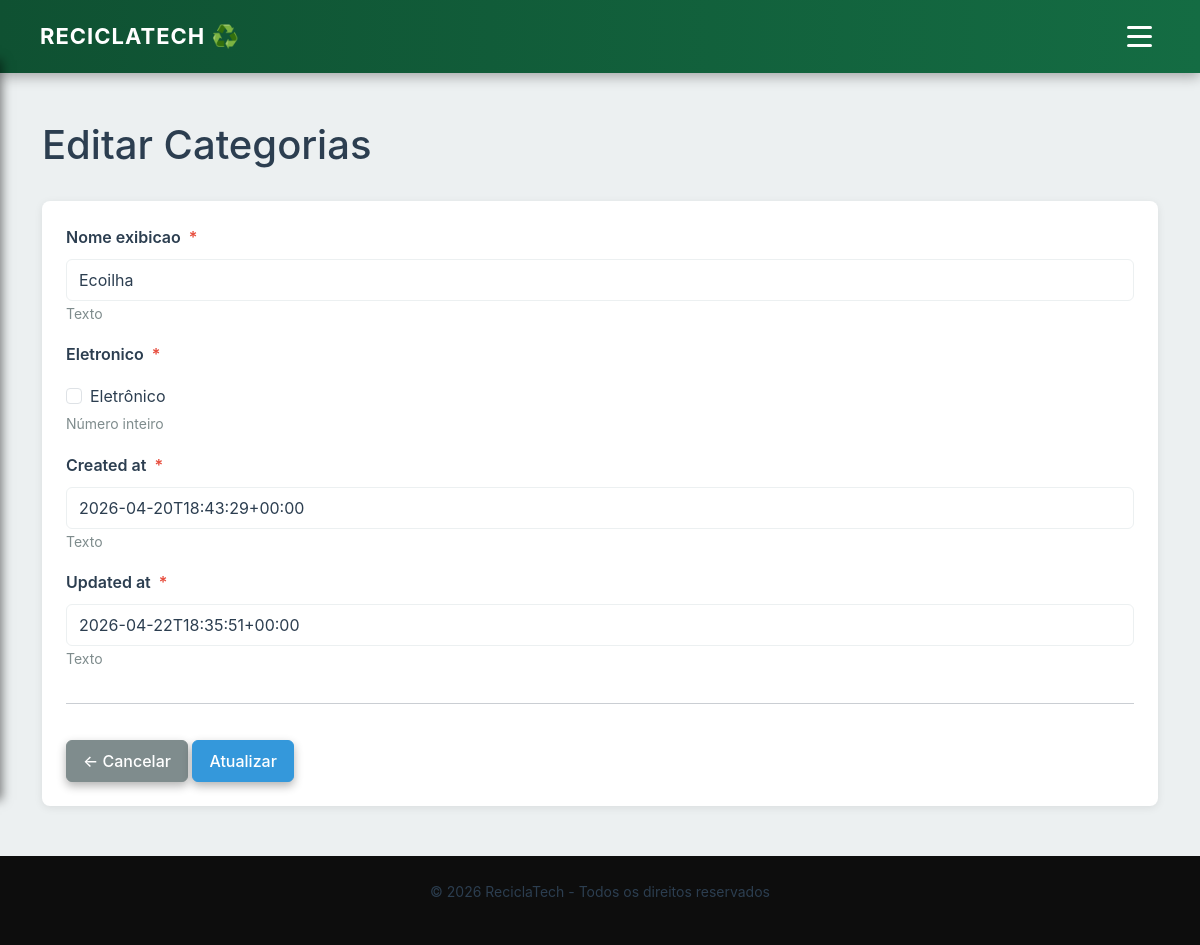
/admin/table/categorias/edit/24 (signed in), run on an earlier commit of the app's database.
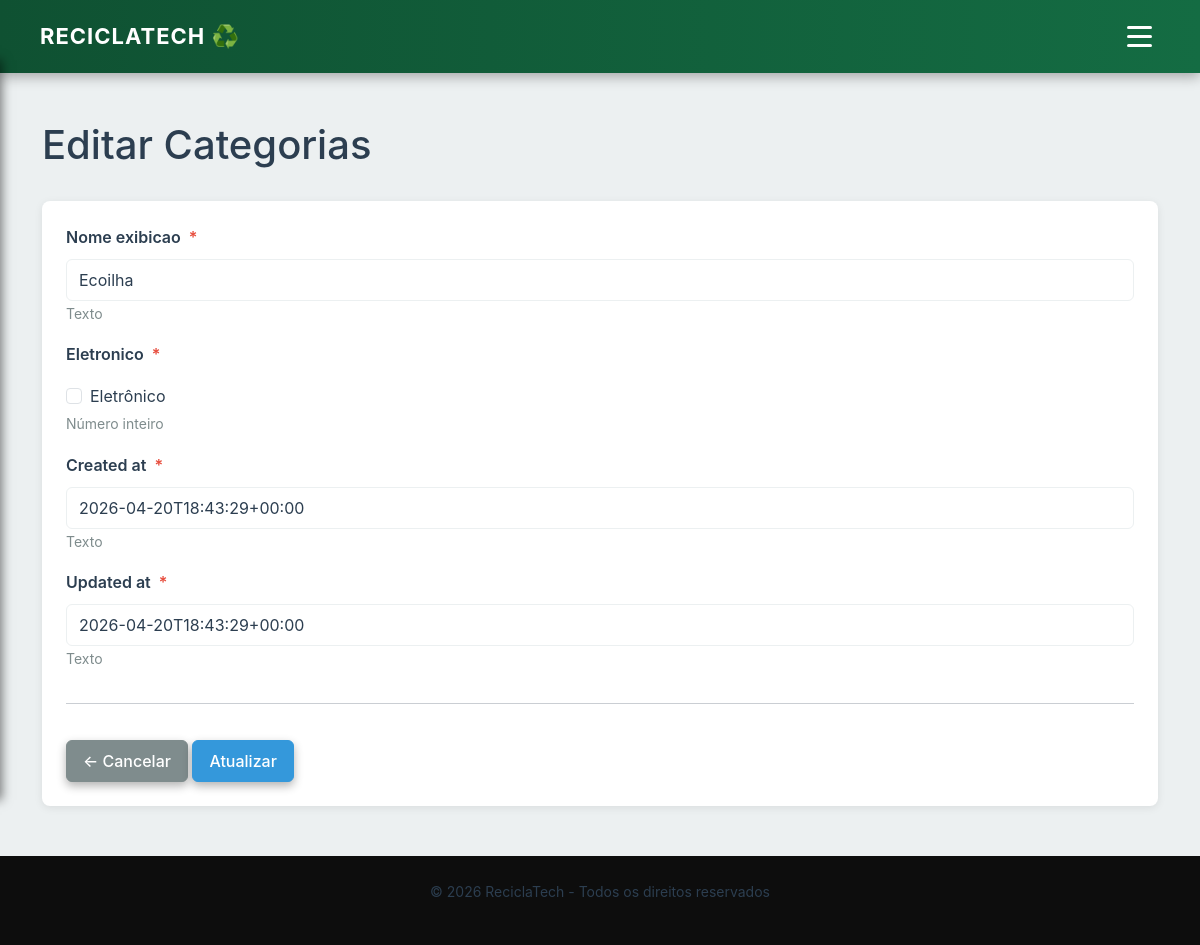
And on a later commit of the database.
### tables this page shows
CREATE TABLE categorias (
                    id INTEGER PRIMARY KEY,
                    nome_exibicao TEXT NOT NULL DEFAULT '',
                    eletronico INTEGER NOT NULL DEFAULT 0,
                    created_at TEXT NOT NULL,
                    updated_at TEXT NOT NULL
                );

### routes/admin.py (the view, shortened to what this page needs)
@admin_route.route('/table/<table_name>/edit/<int:record_id>', methods=['GET', 'POST'])
@require_admin
def edit_record(table_name, record_id):
    valid_tables = ['utilizadores', 'pontos', 'categorias']
    if table_name not in valid_tables:
        flash("Tabela inválida.", "danger")
        return redirect(url_for('admin.dashboard'))
    conn = conectar_db()
    cursor = conn.cursor()
    cursor.execute(f"PRAGMA table_info({table_name})")
    columns = cursor.fetchall()
    cursor.execute(f"SELECT * FROM {table_name} WHERE id = ?", (record_id,))
    record = cursor.fetchone()
    if not record:
        flash("Registro não encontrado.", "danger")
        conn.close()
        return redirect(url_for('admin.list_table', table_name=table_name))
    conn.close()
    return render_template('admin/table_form.html',
                         table_name=table_name,
                         columns=columns,
                         record=dict(record))

### routes/admin.py (called while the page is built)
def get_db_path():
    config = ServerConfig()
    return config.db_path

def conectar_db():
    conn = sqlite3.connect(get_db_path())
    conn.row_factory = sqlite3.Row
    conn.execute("PRAGMA foreign_keys = ON")
    return conn

def require_admin(f):
    @wraps(f)
    def decorated_function(*args, **kwargs):
        if 'user_id' not in session:
            flash("Você precisa estar autenticado.", "danger")
            return redirect(url_for('autenticar.login'))
        conn = conectar_db()
        cursor = conn.cursor()
        cursor.execute("SELECT tipo FROM utilizadores WHERE id = ?", (session['user_id'],))
        user = cursor.fetchone()
        conn.close()
        if not user or user['tipo'] != 1:
            flash("Acesso negado. Apenas administradores.", "danger")
            return redirect(url_for('home.home'))
        return f(*args, **kwargs)
    return decorated_function

### templates/admin/table_form.html (shortened to what the changed rows need)
{% extends "base.html" %}
{% block extra_css %}
<link rel="stylesheet" href="/css/admin.css">
{% endblock %}
{% block content %}
<div class="container mt-5 mb-5">
    <div class="row mb-4">
        <div class="col-md-12">
            <h1>
                {{ "Editar" if record else "Adicionar" }}
                {{ table_name | title | replace('_', ' ') }}
            </h1>
        </div>
    </div>
    <div class="card">
        <div class="card-body">
            <form method="POST" class="needs-validation">
                <div class="row">
                    {% for col in columns %}
                        {% if col['name'] != 'id' and col['name'] not in ['data_criacao', 'data_registo'] %}
                        <div class="col-md-{% if col['type'] == 'TEXT' and col['name'] not in ['email', 'nome', 'titulo'] %}12{% else %}6{% endif %} mb-3">
                            <label for="{{ col['name'] }}" class="form-label">
                                {{ col['name'] | title | replace('_', ' ') }}
                                {% if col['notnull'] == 1 and col['name'] != 'id' %}
                                    <span class="text-danger">*</span>
                                {% endif %}
                            </label>
                            {% if col['type'] == 'TEXT' %}
                                {% if col['name'] in ['descricao', 'instrucoes_descarte', 'conteudo', 'fonte', 'fonte_geral'] %}
                                <textarea class="form-control" id="{{ col['name'] }}" name="{{ col['name'] }}" rows="4">{% if record %}{{ record[col['name']] or '' }}{% endif %}</textarea>
                                {% elif col['name'] in ['email'] %}
                                <input type="email" class="form-control" id="{{ col['name'] }}" name="{{ col['name'] }}" value="{% if record %}{{ record[col['name']] or '' }}{% endif %}" {% if col['notnull'] == 1 %}required{% endif %}>
                                {% else %}
                                <input type="text" class="form-control" id="{{ col['name'] }}" name="{{ col['name'] }}" value="{% if record %}{{ record[col['name']] or '' }}{% endif %}" {% if col['notnull'] == 1 %}required{% endif %}>
                                {% endif %}
                            {% elif col['type'] == 'INTEGER' %}
                                {% if col['name'] in ['tipo', 'receber_notificacoes', 'email_verificado', 'eletronico'] %}
                                <div class="form-check mt-2">
                                    <input class="form-check-input" type="checkbox" id="{{ col['name'] }}" name="{{ col['name'] }}" value="1" {% if record and record[col['name']] == 1 %}checked{% endif %}>
                                    <label class="form-check-label" for="{{ col['name'] }}">
                                        {% if col['name'] == 'tipo' %}Admin{% elif col['name'] == 'receber_notificacoes' %}Receber Notificações{% elif col['name'] == 'email_verificado' %}Email Verificado{% elif col['name'] == 'eletronico' %}Eletrônico{% endif %}
                                    </label>
                                </div>
                                {% else %}
                                <input type="number" class="form-control" id="{{ col['name'] }}" name="{{ col['name'] }}" value="{% if record %}{{ record[col['name']] or '' }}{% endif %}" {% if col['notnull'] == 1 %}required{% endif %}>
                                {% endif %}
                            {% elif col['type'] == 'REAL' %}
                            <input type="number" step="0.0001" class="form-control" id="{{ col['name'] }}" name="{{ col['name'] }}" value="{% if record %}{{ record[col['name']] or '' }}{% endif %}" {% if col['notnull'] == 1 %}required{% endif %}>
                            {% else %}
                            <input type="text" class="form-control" id="{{ col['name'] }}" name="{{ col['name'] }}" value="{% if record %}{{ record[col['name']] or '' }}{% endif %}" {% if col['notnull'] == 1 %}required{% endif %}>
                            {% endif %}
                            <small class="form-text text-muted">
                                {% if col['type'] == 'TEXT' %}Texto{% elif col['type'] == 'INTEGER' %}Número inteiro{% elif col['type'] == 'REAL' %}Número decimal{% else %}{{ col['type'] }}{% endif %}
                            </small>
                        </div>
                        {% endif %}
                    {% endfor %}
                </div>
            </form>
        </div>
    </div>
</div>
{% endblock %}

What changed in the data, as far as the page shows it:
changed categorias "Ecoilha": updated_at "2026-04-22T18:35:51+00:00" → "2026-04-20T18:43:29+00:00"
